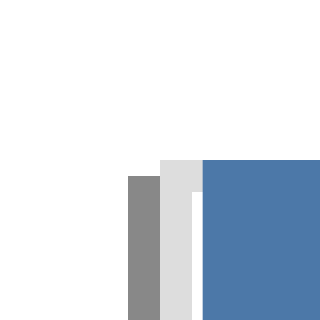

Write the Vega-Lite specification saved for this chart.
### Vega-Lite specification from a JSON file in a GitHub repository (floating-point values rounded to 4 significant figures)
{"$schema": "https://vega.github.io/schema/vega-lite/v6.json", "padding": 5, "autosize": "none", "data": {"name": "table", "values": [{"c": "A", "g": "p", "x": 1, "y": 2, "v": 5, "t": "2024-01-15", "o": {"v": 3}, "IMDB Rating": 6.1, "d": "x1"}, {"c": "B", "g": "q", "x": 2, "y": 4, "v": 9, "t": "2024-02-20", "o": {"v": 7}, "IMDB Rating": 7.4, "d": "x2"}, {"c": "A", "g": "q", "x": 3, "y": 3, "v": 2, "t": "2024-03-05", "o": {"v": 1}, "IMDB Rating": 5.2, "d": "x1"}, {"c": "C", "g": "p", "x": 4, "y": 6, "v": 7, "t": "2024-05-30", "o": {"v": 4}, "IMDB Rating": 8.8, "d": "x3"}, {"c": "B", "g": "p", "x": 5, "y": 5, "v": 4, "t": "2024-07-11", "o": {"v": 9}, "IMDB Rating": 6.9, "d": "x2"}, {"c": "C", "g": "q", "x": 6, "y": 8, "v": 6, "t": "2024-09-02", "o": {"v": 2}, "IMDB Rating": 7.7, "d": "x3"}, {"c": "A", "g": "p", "x": 7, "y": 7, "v": 8, "t": "2024-11-25", "o": {"v": 5}, "IMDB Rating": 4.4, "d": "x1"}, {"c": "B", "g": "q", "x": 8, "y": 9, "v": 3, "t": "2024-12-31", "o": {"v": 8}, "IMDB Rating": 9.1, "d": "x2"}]}, "mark": "bar", "width": 80, "height": 70, "encoding": {"x": {"field": "c", "type": "nominal"}, "y": {"field": "v", "type": "quantitative"}, "column": {"field": "g", "type": "nominal", "header": {"titleOrient": "right"}}}}
